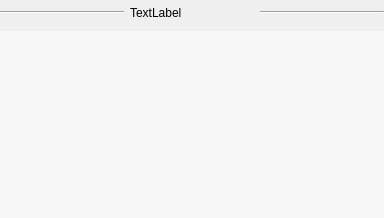
<?xml version="1.0" encoding="UTF-8"?>
<ui version="4.0">
 <class>desWidgetOptionnel</class>
 <widget class="QWidget" name="desWidgetOptionnel">
  <property name="geometry">
   <rect>
    <x>0</x>
    <y>0</y>
    <width>384</width>
    <height>218</height>
   </rect>
  </property>
  <property name="windowTitle">
   <string>Form</string>
  </property>
  <layout class="QVBoxLayout" name="verticalLayout">
   <property name="margin">
    <number>0</number>
   </property>
   <item>
    <layout class="QHBoxLayout" name="horizontalLayout">
     <item>
      <widget class="Line" name="line">
       <property name="orientation">
        <enum>Qt::Horizontal</enum>
       </property>
      </widget>
     </item>
     <item>
      <widget class="MonLabelClic" name="nomMC">
       <property name="sizePolicy">
        <sizepolicy hsizetype="Preferred" vsizetype="Fixed">
         <horstretch>0</horstretch>
         <verstretch>0</verstretch>
        </sizepolicy>
       </property>
       <property name="minimumSize">
        <size>
         <width>0</width>
         <height>25</height>
        </size>
       </property>
       <property name="maximumSize">
        <size>
         <width>12121213</width>
         <height>25</height>
        </size>
       </property>
       <property name="text">
        <string>TextLabel</string>
       </property>
      </widget>
     </item>
     <item>
      <widget class="Line" name="line_2">
       <property name="orientation">
        <enum>Qt::Horizontal</enum>
       </property>
      </widget>
     </item>
    </layout>
   </item>
   <item>
    <widget class="QScrollArea" name="scrollAreaCommandesOptionnelles">
     <property name="sizePolicy">
      <sizepolicy hsizetype="Expanding" vsizetype="Expanding">
       <horstretch>0</horstretch>
       <verstretch>0</verstretch>
      </sizepolicy>
     </property>
     <property name="styleSheet">
      <string notr="true">background : rgb(247,247,247)</string>
     </property>
     <property name="frameShape">
      <enum>QFrame::NoFrame</enum>
     </property>
     <property name="lineWidth">
      <number>0</number>
     </property>
     <property name="widgetResizable">
      <bool>true</bool>
     </property>
     <widget class="QWidget" name="commandesOptionnellesWidget">
      <property name="geometry">
       <rect>
        <x>0</x>
        <y>0</y>
        <width>384</width>
        <height>185</height>
       </rect>
      </property>
      <property name="sizePolicy">
       <sizepolicy hsizetype="Preferred" vsizetype="Preferred">
        <horstretch>0</horstretch>
        <verstretch>0</verstretch>
       </sizepolicy>
      </property>
      <layout class="QVBoxLayout" name="commandesOptionnellesLayout">
       <item>
        <spacer name="verticalSpacer_2">
         <property name="orientation">
          <enum>Qt::Vertical</enum>
         </property>
         <property name="sizeHint" stdset="0">
          <size>
           <width>20</width>
           <height>75</height>
          </size>
         </property>
        </spacer>
       </item>
      </layout>
     </widget>
    </widget>
   </item>
  </layout>
 </widget>
 <customwidgets>
  <customwidget>
   <class>MonLabelClic</class>
   <extends>QLabel</extends>
   <header>InterfaceGUI.QT5.monLabelClic.h</header>
  </customwidget>
 </customwidgets>
 <resources/>
 <connections/>
</ui>
